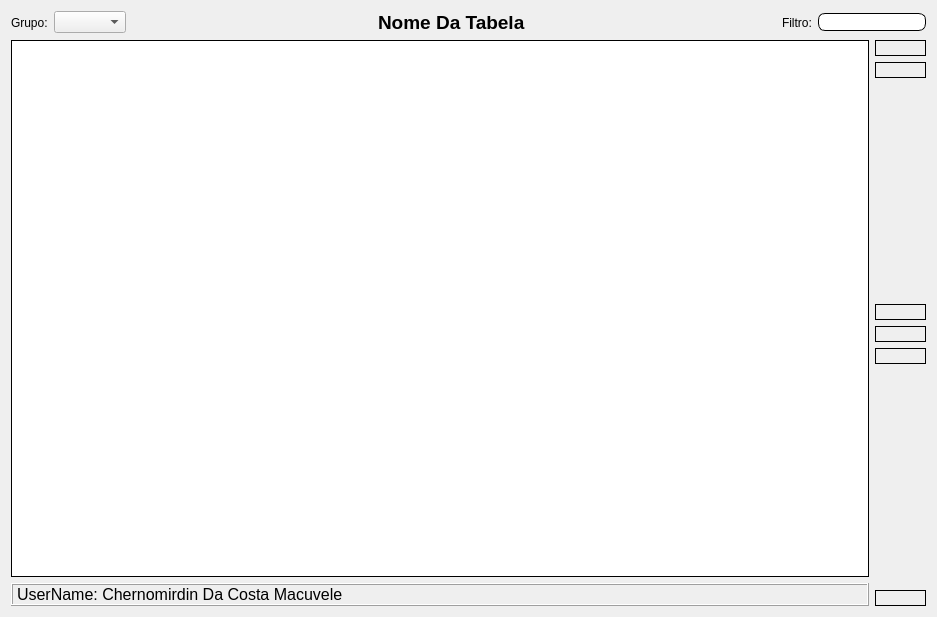
<?xml version="1.0" encoding="UTF-8"?>
<ui version="4.0">
 <class>MainForm</class>
 <widget class="QWidget" name="MainForm">
  <property name="geometry">
   <rect>
    <x>0</x>
    <y>0</y>
    <width>937</width>
    <height>617</height>
   </rect>
  </property>
  <property name="windowTitle">
   <string>Depende</string>
  </property>
  <property name="windowIcon">
   <iconset resource="icons.qrc">
    <normaloff>:/newPrefix/Icons/stats-2.png</normaloff>:/newPrefix/Icons/stats-2.png</iconset>
  </property>
  <property name="styleSheet">
   <string notr="true">.QPushButton {
border-radius: 12px;
border-style: solid;
border-width: 1px;
border-color: black
}

.QPushButton:pressed { 
background-color: DodgerBlue; 
}

.QPushButton:focus:pressed { 
background-color: #3c3c3c; 
}

.QPushButton:focus { 
background-color: rgb(180, 180, 180); 
}

QPushButton:hover { 
background-color: Gray; 
}

QPushButton:checked { 
background-color: DodgerBlue; 
}</string>
  </property>
  <layout class="QGridLayout" name="gridLayout">
   <item row="0" column="0">
    <widget class="QLabel" name="LBGrupo">
     <property name="text">
      <string>Grupo:</string>
     </property>
    </widget>
   </item>
   <item row="0" column="1">
    <widget class="QComboBox" name="CBGrupo">
     <property name="sizePolicy">
      <sizepolicy hsizetype="Fixed" vsizetype="Fixed">
       <horstretch>0</horstretch>
       <verstretch>0</verstretch>
      </sizepolicy>
     </property>
     <property name="styleSheet">
      <string notr="true">.QcomboBox {background-color: rgb(255, 255, 255); 
border-radius: 2px;
border-style: solid;
border-width: 1px;
border-color: black
}</string>
     </property>
    </widget>
   </item>
   <item row="1" column="0" colspan="7">
    <widget class="QTableView" name="TVMain">
     <property name="styleSheet">
      <string notr="true">.QTableView {background-color: rgb(255, 255, 255); 
border-style: solid;
border-width: 1px;
border-color: black;}
</string>
     </property>
    </widget>
   </item>
   <item row="0" column="3">
    <widget class="QLabel" name="LBTitulo">
     <property name="font">
      <font>
       <pointsize>14</pointsize>
       <weight>75</weight>
       <bold>true</bold>
      </font>
     </property>
     <property name="text">
      <string>Nome Da Tabela </string>
     </property>
    </widget>
   </item>
   <item row="0" column="6" colspan="2">
    <widget class="QLineEdit" name="LEFiltro">
     <property name="styleSheet">
      <string notr="true">.QLineEdit {background-color: rgb(255, 255, 255); 
border-radius: 7px;
border-style: solid;
border-width: 1px;
border-color: black
}</string>
     </property>
    </widget>
   </item>
   <item row="0" column="4">
    <spacer name="horizontalSpacer">
     <property name="orientation">
      <enum>Qt::Horizontal</enum>
     </property>
     <property name="sizeHint" stdset="0">
      <size>
       <width>40</width>
       <height>20</height>
      </size>
     </property>
    </spacer>
   </item>
   <item row="0" column="5">
    <widget class="QLabel" name="LBFiltro">
     <property name="text">
      <string>Filtro:</string>
     </property>
    </widget>
   </item>
   <item row="0" column="2">
    <spacer name="horizontalSpacer_2">
     <property name="orientation">
      <enum>Qt::Horizontal</enum>
     </property>
     <property name="sizeHint" stdset="0">
      <size>
       <width>219</width>
       <height>20</height>
      </size>
     </property>
    </spacer>
   </item>
   <item row="2" column="0" colspan="7">
    <widget class="QLabel" name="LBwhois">
     <property name="font">
      <font>
       <pointsize>12</pointsize>
      </font>
     </property>
     <property name="frameShape">
      <enum>QFrame::Box</enum>
     </property>
     <property name="frameShadow">
      <enum>QFrame::Raised</enum>
     </property>
     <property name="text">
      <string>UserName: Chernomirdin Da Costa Macuvele</string>
     </property>
     <property name="alignment">
      <set>Qt::AlignLeading|Qt::AlignLeft|Qt::AlignVCenter</set>
     </property>
     <property name="buddy">
      <cstring></cstring>
     </property>
    </widget>
   </item>
   <item row="1" column="7" rowspan="2">
    <layout class="QVBoxLayout" name="verticalLayout">
     <item>
      <widget class="QPushButton" name="PBProcurar">
       <property name="text">
        <string/>
       </property>
       <property name="icon">
        <iconset resource="icons.qrc">
         <normaloff>:/newPrefix/Icons/001-search.png</normaloff>:/newPrefix/Icons/001-search.png</iconset>
       </property>
       <property name="iconSize">
        <size>
         <width>25</width>
         <height>25</height>
        </size>
       </property>
       <property name="checkable">
        <bool>false</bool>
       </property>
       <property name="checked">
        <bool>false</bool>
       </property>
      </widget>
     </item>
     <item>
      <widget class="QPushButton" name="PBAtualizar">
       <property name="text">
        <string/>
       </property>
       <property name="icon">
        <iconset resource="icons.qrc">
         <normaloff>:/newPrefix/Icons/refresh.png</normaloff>:/newPrefix/Icons/refresh.png</iconset>
       </property>
       <property name="iconSize">
        <size>
         <width>25</width>
         <height>25</height>
        </size>
       </property>
      </widget>
     </item>
     <item>
      <spacer name="verticalSpacer">
       <property name="orientation">
        <enum>Qt::Vertical</enum>
       </property>
       <property name="sizeHint" stdset="0">
        <size>
         <width>20</width>
         <height>40</height>
        </size>
       </property>
      </spacer>
     </item>
     <item>
      <widget class="QPushButton" name="PBAdicionar">
       <property name="whatsThis">
        <string>Adicionar</string>
       </property>
       <property name="text">
        <string/>
       </property>
       <property name="icon">
        <iconset resource="icons.qrc">
         <normaloff>:/newPrefix/Icons/004-file.png</normaloff>:/newPrefix/Icons/004-file.png</iconset>
       </property>
       <property name="iconSize">
        <size>
         <width>25</width>
         <height>25</height>
        </size>
       </property>
       <property name="flat">
        <bool>false</bool>
       </property>
      </widget>
     </item>
     <item>
      <widget class="QPushButton" name="PBVizualizar">
       <property name="whatsThis">
        <string>Adicionar</string>
       </property>
       <property name="text">
        <string/>
       </property>
       <property name="icon">
        <iconset resource="icons.qrc">
         <normaloff>:/newPrefix/Icons/001-medical.png</normaloff>:/newPrefix/Icons/001-medical.png</iconset>
       </property>
       <property name="iconSize">
        <size>
         <width>25</width>
         <height>25</height>
        </size>
       </property>
       <property name="flat">
        <bool>false</bool>
       </property>
      </widget>
     </item>
     <item>
      <widget class="QPushButton" name="PBEditar">
       <property name="whatsThis">
        <string>Editar</string>
       </property>
       <property name="text">
        <string/>
       </property>
       <property name="icon">
        <iconset resource="icons.qrc">
         <normaloff>:/newPrefix/Icons/005-writer.png</normaloff>:/newPrefix/Icons/005-writer.png</iconset>
       </property>
       <property name="iconSize">
        <size>
         <width>25</width>
         <height>25</height>
        </size>
       </property>
       <property name="flat">
        <bool>false</bool>
       </property>
      </widget>
     </item>
     <item>
      <spacer name="verticalSpacer_2">
       <property name="orientation">
        <enum>Qt::Vertical</enum>
       </property>
       <property name="sizeHint" stdset="0">
        <size>
         <width>20</width>
         <height>40</height>
        </size>
       </property>
      </spacer>
     </item>
     <item>
      <widget class="QPushButton" name="PBCancelar">
       <property name="whatsThis">
        <string>Apagar</string>
       </property>
       <property name="text">
        <string/>
       </property>
       <property name="icon">
        <iconset resource="icons.qrc">
         <normaloff>:/newPrefix/Icons/003-error.png</normaloff>:/newPrefix/Icons/003-error.png</iconset>
       </property>
       <property name="iconSize">
        <size>
         <width>25</width>
         <height>25</height>
        </size>
       </property>
       <property name="flat">
        <bool>false</bool>
       </property>
      </widget>
     </item>
    </layout>
   </item>
  </layout>
 </widget>
 <resources>
  <include location="images.qrc"/>
  <include location="icons.qrc"/>
 </resources>
 <connections/>
</ui>
